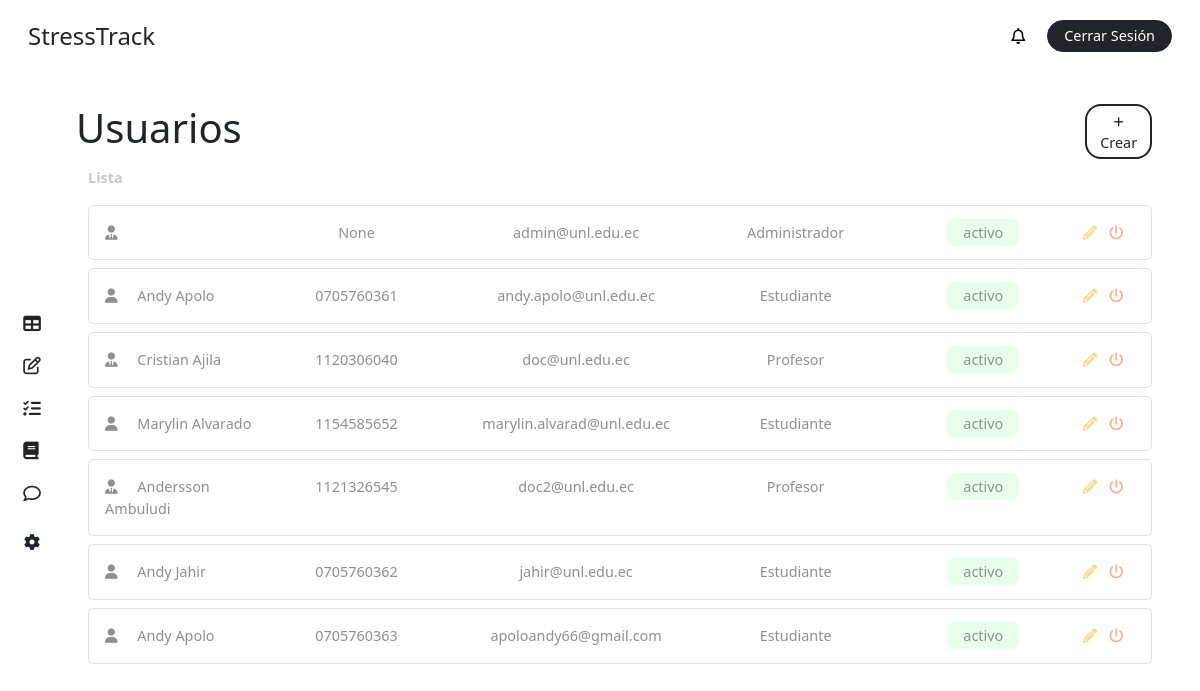
/users/ (signed in), run on an earlier commit of the app's database.
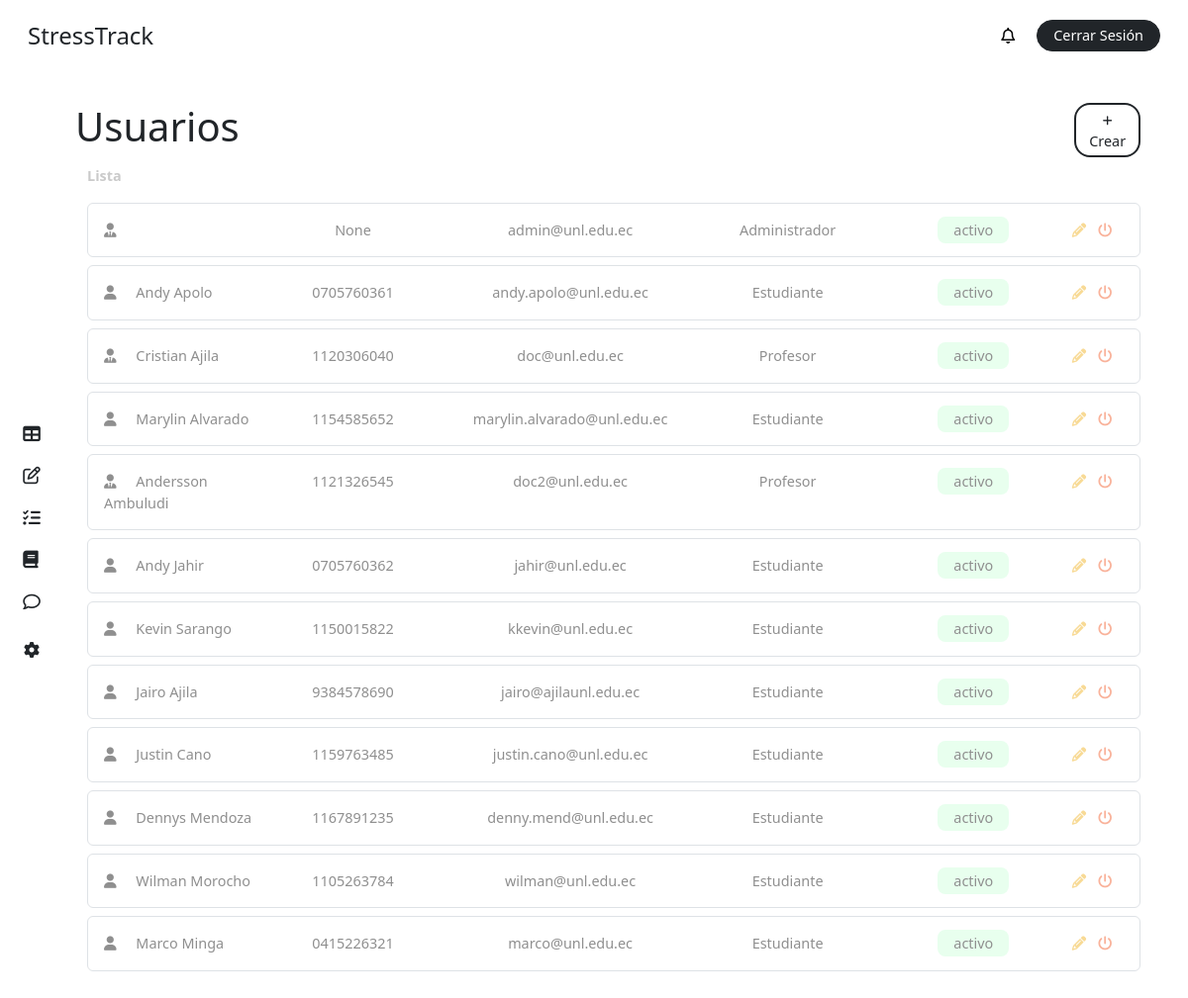
And on a later commit of the database.
### stress/models.py (models this page shows, shortened)
class CustomUser(AbstractBaseUser, PermissionsMixin):
    ROLE_CHOICES = [
        ('student', 'Alumno'),
        ('teacher', 'Profesor'),
        ('superuser', 'Administrador'),
    ]
    first_name = models.CharField(max_length=50, blank=True)
    last_name = models.CharField(max_length=50, blank=True)
    dni = models.CharField(max_length=10, unique=True, blank=True, null=True)
    email = models.EmailField(unique=True)
    role = models.CharField(max_length=20, choices=ROLE_CHOICES, default='student')
    is_active = models.BooleanField(default=True)
    is_staff = models.BooleanField(default=False)
    stress = models.IntegerField(default=0)
    share_stress_level = models.BooleanField(default=False)
    recommendation = models.ForeignKey(Recommendation, on_delete=models.SET_NULL, null=True, blank=True, related_name='users')
    course = models.ForeignKey(Course, on_delete=models.CASCADE, related_name='students', null=True, blank=True)
    group = models.ForeignKey(Team, on_delete=models.CASCADE, related_name='members', null=True, blank=True)
    objects = CustomUserManager()
    USERNAME_FIELD = 'email'
    REQUIRED_FIELDS = []

### stress/views.py (the view, shortened to what this page needs)
# urls.py: path('users/', views.user_admin, name='users'),
@login_required
def user_admin(request):
    form = CustomUserCreationRoleForm()
    user = request.user
    users = CustomUser.objects.all()
    context = {
        'role': user.role,
        'users': users,
        'form': form,
    }
    return render(request, 'dashboard/user.html', context)

### stress/templates/dashboard/user.html (shortened to what this page needs)
{% extends "base/dashboard_base.html" %}
{% block content %}
{% include "elements/dashboard_sidebar.html" with role=role %}
<main class="main p-4 pt-2 pe-5">
  <div class="my-4">
        <div class="row">
            <div class="col-11 p-0">
                <h1 class="m-0">Usuarios</h1>
            </div>
            <div class="col-1 d-flex flex-column justify-content-center">
                <button
                    class="fs-7 text-center rounded-4 bg-white border border-dark border-2 text-dark text-decoration-none py-1 px-2"
                    data-bs-toggle="modal"
                    data-bs-target="#addUserModal"
                >
                    <i class="fa-solid fa-plus fs-8"></i> Crear
                </button>
            </div>
        </div>
        <label class="text-grisillo fw-bold my-2">
            Lista
        </label>
        {% if users %}
            {% for user in users %}
                <div class="p-3 my-2 rounded-2 text-gris border border-1">
                    <div class="row">
                        <div class="col-2">
                            {% if user.role == 'student' %}
                                <i class="fa-solid fa-user me-3"></i>
                            {% else %}
                                <i class="fa-solid fa-user-tie me-3"></i>
                            {% endif %}
                             {{ user.first_name }} {{ user.last_name }}
                        </div>
                        <div class="col-2 text-center">
                            {{ user.dni }}
                        </div>
                        <div class="col-3 text-center ">
                            {{ user.email }}
                        </div>
                        <div class="col-2 text-center">
                            {% if user.role == 'student' %}
                                Estudiante
                            {% elif user.role == 'teacher' %}
                                Profesor
                            {% else %}
                                Administrador
                            {% endif %}
                        </div>
                        <div class="col-2 text-center ">
                            {% if user.is_active %}
                                <div class="ms-4 bg-active py-1 px-3 d-inline rounded-3 fs-7">
                                    activo
                                </div>
                            {% else %}
                                <div class="ms-4 bg-incative py-1 px-3 d-inline rounded-3 fs-7">
                                    inactivo
                                </div>
                            {% endif %}
                        </div>
                        <div class="col-1 text-center">
                            <a  href="#"
                                class="mx-1 text-decoration-none text-not-bad edit-task"
                                    data-bs-toggle="modal"
                                    data-bs-target="#editUserModal{{ user.id }}"
                                    title="Editar">
                                    <i class="fa-solid fa-pencil"></i>
                            </a>
                            <a  href="{% url 'change-user-state' user.id %}"
                                class="mx-1 text-decoration-none text-not-bad edit-task text-dying"
                                title="Activar/Desactivar usuario"
                                id="update-state-user-{{ user.id }}"
                            >
                                <i class="fa-solid fa-power-off"></i>
                            </a>
                        </div>
                    </div>
                </div>
            {% endfor %}
        {% else %}
            <div class="bg-inf p-3 rounded-2 text-gris">
                <i class="fas fa-info-circle"></i> No existen usuarios por el momento.
            </div>
        {% endif %}
    </div>
</main>
{% endblock %}

What changed in the data, as far as the page shows it:
removed CustomUser: role "student" (drawn), first_name "Andy", last_name "Apolo", dni "0705760363", email "apoloandy66@gmail.com", is_active "activo"
changed CustomUser "Marylin": email "marylin.alvarad@unl.edu.ec" → "marylin.alvarado@unl.edu.ec"
added CustomUser: role "student" (drawn), first_name "Kevin", last_name "Sarango", dni "1150015822", email "kkevin@unl.edu.ec", is_active "activo"
added CustomUser: role "student" (drawn), first_name "Jairo", last_name "Ajila", dni "9384578690", email "jairo@ajilaunl.edu.ec", is_active "activo"
added CustomUser: role "student" (drawn), first_name "Justin", last_name "Cano", dni "1159763485", email "justin.cano@unl.edu.ec", is_active "activo"
added CustomUser: role "student" (drawn), first_name "Dennys", last_name "Mendoza", dni "1167891235", email "denny.mend@unl.edu.ec", is_active "activo"
added CustomUser: role "student" (drawn), first_name "Wilman", last_name "Morocho", dni "1105263784", email "wilman@unl.edu.ec", is_active "activo"
added CustomUser: role "student" (drawn), first_name "Marco", last_name "Minga", dni "0415226321", email "marco@unl.edu.ec", is_active "activo"
